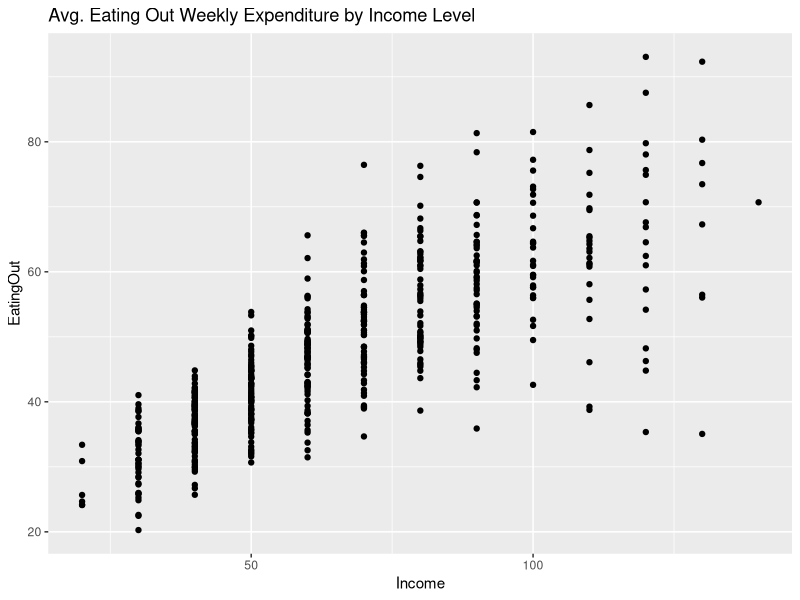
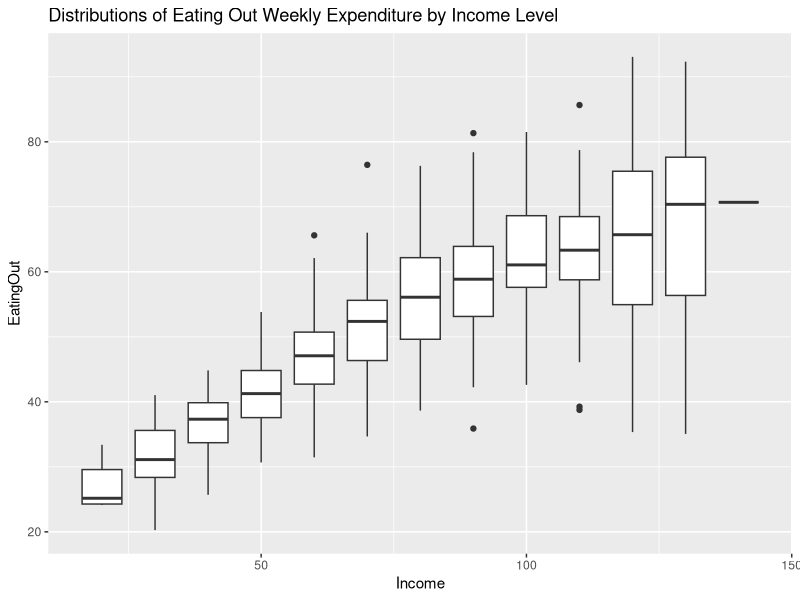

These charts were generated, in order, by the following R code:
## ---- chunk 1
library(tidyverse)

food <- read_delim("FoodExpenses.txt", delim=" ")
## ---- chunk 2
ggplot(data = food, aes(y = EatingOut, x = Income)) +
  geom_point() +
  ggtitle("Avg. Eating Out Weekly Expenditure by Income Level")

## ---- chunk 3
ggplot(data = food, aes(y = EatingOut, x = Income, group=Income)) +
  geom_boxplot() +
  ggtitle("Distributions of Eating Out Weekly Expenditure by Income Level")

## ---- chunk 4
summary(food)



